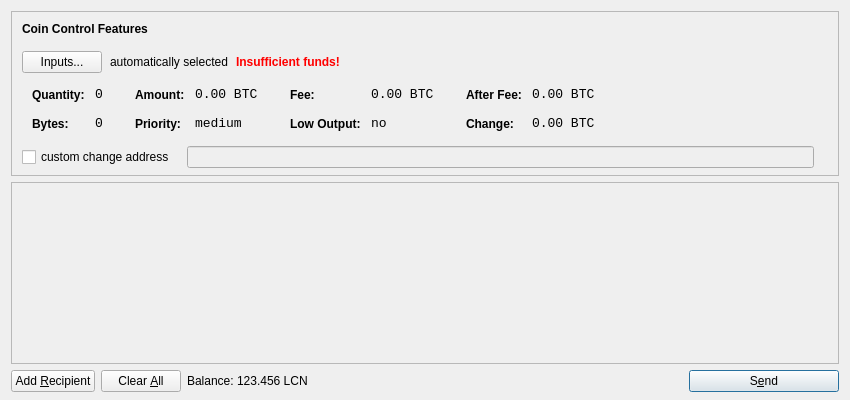
<?xml version="1.0" encoding="UTF-8"?>
<ui version="4.0">
 <class>SendCoinsDialog</class>
 <widget class="QDialog" name="SendCoinsDialog">
  <property name="geometry">
   <rect>
    <x>0</x>
    <y>0</y>
    <width>850</width>
    <height>400</height>
   </rect>
  </property>
  <property name="windowTitle">
   <string>Send Coins</string>
  </property>
  <layout class="QVBoxLayout" name="verticalLayout" stretch="0,1,0">
   <property name="bottomMargin">
    <number>8</number>
   </property>
   <item>
    <widget class="QFrame" name="frameCoinControl">
     <property name="sizePolicy">
      <sizepolicy hsizetype="Expanding" vsizetype="Expanding">
       <horstretch>0</horstretch>
       <verstretch>0</verstretch>
      </sizepolicy>
     </property>
     <property name="maximumSize">
      <size>
       <width>16777215</width>
       <height>16777215</height>
      </size>
     </property>
     <property name="frameShape">
      <enum>QFrame::StyledPanel</enum>
     </property>
     <property name="frameShadow">
      <enum>QFrame::Sunken</enum>
     </property>
     <layout class="QVBoxLayout" name="verticalLayoutCoinControl2">
      <property name="spacing">
       <number>-1</number>
      </property>
      <property name="leftMargin">
       <number>0</number>
      </property>
      <property name="topMargin">
       <number>0</number>
      </property>
      <property name="rightMargin">
       <number>0</number>
      </property>
      <property name="bottomMargin">
       <number>6</number>
      </property>
      <item>
       <layout class="QVBoxLayout" name="verticalLayoutCoinControl" stretch="0,0,0,0,1">
        <property name="spacing">
         <number>0</number>
        </property>
        <property name="leftMargin">
         <number>10</number>
        </property>
        <property name="topMargin">
         <number>10</number>
        </property>
        <item>
         <layout class="QHBoxLayout" name="horizontalLayoutCoinControl1">
          <property name="bottomMargin">
           <number>15</number>
          </property>
          <item>
           <widget class="QLabel" name="labelCoinControlFeatures">
            <property name="sizePolicy">
             <sizepolicy hsizetype="Preferred" vsizetype="Maximum">
              <horstretch>0</horstretch>
              <verstretch>0</verstretch>
             </sizepolicy>
            </property>
            <property name="font">
             <font>
              <weight>75</weight>
              <bold>true</bold>
             </font>
            </property>
            <property name="styleSheet">
             <string notr="true">font-weight:bold;</string>
            </property>
            <property name="text">
             <string>Coin Control Features</string>
            </property>
           </widget>
          </item>
         </layout>
        </item>
        <item>
         <layout class="QHBoxLayout" name="horizontalLayoutCoinControl2" stretch="0,0,0,0">
          <property name="spacing">
           <number>8</number>
          </property>
          <property name="bottomMargin">
           <number>10</number>
          </property>
          <item>
           <widget class="QPushButton" name="pushButtonCoinControl">
            <property name="styleSheet">
             <string notr="true"/>
            </property>
            <property name="text">
             <string>Inputs...</string>
            </property>
           </widget>
          </item>
          <item>
           <widget class="QLabel" name="labelCoinControlAutomaticallySelected">
            <property name="text">
             <string>automatically selected</string>
            </property>
            <property name="margin">
             <number>5</number>
            </property>
           </widget>
          </item>
          <item>
           <widget class="QLabel" name="labelCoinControlInsuffFunds">
            <property name="font">
             <font>
              <weight>75</weight>
              <bold>true</bold>
             </font>
            </property>
            <property name="styleSheet">
             <string notr="true">color:red;font-weight:bold;</string>
            </property>
            <property name="text">
             <string>Insufficient funds!</string>
            </property>
            <property name="margin">
             <number>5</number>
            </property>
           </widget>
          </item>
          <item>
           <spacer name="horizontalSpacerCoinControl">
            <property name="orientation">
             <enum>Qt::Horizontal</enum>
            </property>
            <property name="sizeHint" stdset="0">
             <size>
              <width>40</width>
              <height>1</height>
             </size>
            </property>
           </spacer>
          </item>
         </layout>
        </item>
        <item>
         <widget class="QWidget" name="widgetCoinControl" native="true">
          <property name="sizePolicy">
           <sizepolicy hsizetype="Preferred" vsizetype="Preferred">
            <horstretch>0</horstretch>
            <verstretch>0</verstretch>
           </sizepolicy>
          </property>
          <property name="minimumSize">
           <size>
            <width>0</width>
            <height>0</height>
           </size>
          </property>
          <property name="styleSheet">
           <string notr="true"/>
          </property>
          <layout class="QHBoxLayout" name="horizontalLayoutCoinControl5">
           <property name="margin">
            <number>0</number>
           </property>
           <item>
            <layout class="QHBoxLayout" name="horizontalLayoutCoinControl3" stretch="0,0,0,1">
             <property name="spacing">
              <number>20</number>
             </property>
             <property name="topMargin">
              <number>0</number>
             </property>
             <property name="bottomMargin">
              <number>10</number>
             </property>
             <item>
              <layout class="QFormLayout" name="formLayoutCoinControl1">
               <property name="horizontalSpacing">
                <number>10</number>
               </property>
               <property name="verticalSpacing">
                <number>14</number>
               </property>
               <property name="leftMargin">
                <number>10</number>
               </property>
               <property name="topMargin">
                <number>4</number>
               </property>
               <property name="rightMargin">
                <number>6</number>
               </property>
               <item row="0" column="0">
                <widget class="QLabel" name="labelCoinControlQuantityText">
                 <property name="styleSheet">
                  <string notr="true">font-weight:bold;</string>
                 </property>
                 <property name="text">
                  <string>Quantity:</string>
                 </property>
                 <property name="margin">
                  <number>0</number>
                 </property>
                </widget>
               </item>
               <item row="0" column="1">
                <widget class="QLabel" name="labelCoinControlQuantity">
                 <property name="font">
                  <font>
                   <family>Monospace</family>
                   <pointsize>10</pointsize>
                  </font>
                 </property>
                 <property name="cursor">
                  <cursorShape>IBeamCursor</cursorShape>
                 </property>
                 <property name="contextMenuPolicy">
                  <enum>Qt::ActionsContextMenu</enum>
                 </property>
                 <property name="text">
                  <string notr="true">0</string>
                 </property>
                 <property name="margin">
                  <number>0</number>
                 </property>
                 <property name="textInteractionFlags">
                  <set>Qt::LinksAccessibleByMouse|Qt::TextSelectableByKeyboard|Qt::TextSelectableByMouse</set>
                 </property>
                </widget>
               </item>
               <item row="1" column="0">
                <widget class="QLabel" name="labelCoinControlBytesText">
                 <property name="styleSheet">
                  <string notr="true">font-weight:bold;</string>
                 </property>
                 <property name="text">
                  <string>Bytes:</string>
                 </property>
                </widget>
               </item>
               <item row="1" column="1">
                <widget class="QLabel" name="labelCoinControlBytes">
                 <property name="font">
                  <font>
                   <family>Monospace</family>
                   <pointsize>10</pointsize>
                  </font>
                 </property>
                 <property name="cursor">
                  <cursorShape>IBeamCursor</cursorShape>
                 </property>
                 <property name="contextMenuPolicy">
                  <enum>Qt::ActionsContextMenu</enum>
                 </property>
                 <property name="text">
                  <string notr="true">0</string>
                 </property>
                 <property name="textInteractionFlags">
                  <set>Qt::LinksAccessibleByMouse|Qt::TextSelectableByKeyboard|Qt::TextSelectableByMouse</set>
                 </property>
                </widget>
               </item>
              </layout>
             </item>
             <item>
              <layout class="QFormLayout" name="formLayoutCoinControl2">
               <property name="horizontalSpacing">
                <number>10</number>
               </property>
               <property name="verticalSpacing">
                <number>14</number>
               </property>
               <property name="leftMargin">
                <number>6</number>
               </property>
               <property name="topMargin">
                <number>4</number>
               </property>
               <property name="rightMargin">
                <number>6</number>
               </property>
               <item row="0" column="0">
                <widget class="QLabel" name="labelCoinControlAmountText">
                 <property name="styleSheet">
                  <string notr="true">font-weight:bold;</string>
                 </property>
                 <property name="text">
                  <string>Amount:</string>
                 </property>
                 <property name="margin">
                  <number>0</number>
                 </property>
                </widget>
               </item>
               <item row="0" column="1">
                <widget class="QLabel" name="labelCoinControlAmount">
                 <property name="font">
                  <font>
                   <family>Monospace</family>
                   <pointsize>10</pointsize>
                  </font>
                 </property>
                 <property name="cursor">
                  <cursorShape>IBeamCursor</cursorShape>
                 </property>
                 <property name="contextMenuPolicy">
                  <enum>Qt::ActionsContextMenu</enum>
                 </property>
                 <property name="text">
                  <string notr="true">0.00 BTC</string>
                 </property>
                 <property name="textInteractionFlags">
                  <set>Qt::LinksAccessibleByMouse|Qt::TextSelectableByKeyboard|Qt::TextSelectableByMouse</set>
                 </property>
                </widget>
               </item>
               <item row="1" column="0">
                <widget class="QLabel" name="labelCoinControlPriorityText">
                 <property name="styleSheet">
                  <string notr="true">font-weight:bold;</string>
                 </property>
                 <property name="text">
                  <string>Priority:</string>
                 </property>
                </widget>
               </item>
               <item row="1" column="1">
                <widget class="QLabel" name="labelCoinControlPriority">
                 <property name="font">
                  <font>
                   <family>Monospace</family>
                   <pointsize>10</pointsize>
                  </font>
                 </property>
                 <property name="cursor">
                  <cursorShape>IBeamCursor</cursorShape>
                 </property>
                 <property name="contextMenuPolicy">
                  <enum>Qt::ActionsContextMenu</enum>
                 </property>
                 <property name="text">
                  <string>medium</string>
                 </property>
                 <property name="textInteractionFlags">
                  <set>Qt::LinksAccessibleByMouse|Qt::TextSelectableByKeyboard|Qt::TextSelectableByMouse</set>
                 </property>
                </widget>
               </item>
              </layout>
             </item>
             <item>
              <layout class="QFormLayout" name="formLayoutCoinControl3">
               <property name="horizontalSpacing">
                <number>10</number>
               </property>
               <property name="verticalSpacing">
                <number>14</number>
               </property>
               <property name="leftMargin">
                <number>6</number>
               </property>
               <property name="topMargin">
                <number>4</number>
               </property>
               <property name="rightMargin">
                <number>6</number>
               </property>
               <item row="0" column="0">
                <widget class="QLabel" name="labelCoinControlFeeText">
                 <property name="styleSheet">
                  <string notr="true">font-weight:bold;</string>
                 </property>
                 <property name="text">
                  <string>Fee:</string>
                 </property>
                 <property name="margin">
                  <number>0</number>
                 </property>
                </widget>
               </item>
               <item row="0" column="1">
                <widget class="QLabel" name="labelCoinControlFee">
                 <property name="font">
                  <font>
                   <family>Monospace</family>
                   <pointsize>10</pointsize>
                  </font>
                 </property>
                 <property name="cursor">
                  <cursorShape>IBeamCursor</cursorShape>
                 </property>
                 <property name="contextMenuPolicy">
                  <enum>Qt::ActionsContextMenu</enum>
                 </property>
                 <property name="text">
                  <string notr="true">0.00 BTC</string>
                 </property>
                 <property name="textInteractionFlags">
                  <set>Qt::LinksAccessibleByMouse|Qt::TextSelectableByKeyboard|Qt::TextSelectableByMouse</set>
                 </property>
                </widget>
               </item>
               <item row="1" column="0">
                <widget class="QLabel" name="labelCoinControlLowOutputText">
                 <property name="styleSheet">
                  <string notr="true">font-weight:bold;</string>
                 </property>
                 <property name="text">
                  <string>Low Output:</string>
                 </property>
                </widget>
               </item>
               <item row="1" column="1">
                <widget class="QLabel" name="labelCoinControlLowOutput">
                 <property name="font">
                  <font>
                   <family>Monospace</family>
                   <pointsize>10</pointsize>
                  </font>
                 </property>
                 <property name="cursor">
                  <cursorShape>IBeamCursor</cursorShape>
                 </property>
                 <property name="contextMenuPolicy">
                  <enum>Qt::ActionsContextMenu</enum>
                 </property>
                 <property name="text">
                  <string>no</string>
                 </property>
                 <property name="textInteractionFlags">
                  <set>Qt::LinksAccessibleByMouse|Qt::TextSelectableByKeyboard|Qt::TextSelectableByMouse</set>
                 </property>
                </widget>
               </item>
              </layout>
             </item>
             <item>
              <layout class="QFormLayout" name="formLayoutCoinControl4">
               <property name="horizontalSpacing">
                <number>10</number>
               </property>
               <property name="verticalSpacing">
                <number>14</number>
               </property>
               <property name="leftMargin">
                <number>6</number>
               </property>
               <property name="topMargin">
                <number>4</number>
               </property>
               <property name="rightMargin">
                <number>6</number>
               </property>
               <item row="0" column="0">
                <widget class="QLabel" name="labelCoinControlAfterFeeText">
                 <property name="styleSheet">
                  <string notr="true">font-weight:bold;</string>
                 </property>
                 <property name="text">
                  <string>After Fee:</string>
                 </property>
                 <property name="margin">
                  <number>0</number>
                 </property>
                </widget>
               </item>
               <item row="0" column="1">
                <widget class="QLabel" name="labelCoinControlAfterFee">
                 <property name="font">
                  <font>
                   <family>Monospace</family>
                   <pointsize>10</pointsize>
                  </font>
                 </property>
                 <property name="cursor">
                  <cursorShape>IBeamCursor</cursorShape>
                 </property>
                 <property name="contextMenuPolicy">
                  <enum>Qt::ActionsContextMenu</enum>
                 </property>
                 <property name="text">
                  <string notr="true">0.00 BTC</string>
                 </property>
                 <property name="textInteractionFlags">
                  <set>Qt::LinksAccessibleByMouse|Qt::TextSelectableByKeyboard|Qt::TextSelectableByMouse</set>
                 </property>
                </widget>
               </item>
               <item row="1" column="0">
                <widget class="QLabel" name="labelCoinControlChangeText">
                 <property name="styleSheet">
                  <string notr="true">font-weight:bold;</string>
                 </property>
                 <property name="text">
                  <string>Change:</string>
                 </property>
                </widget>
               </item>
               <item row="1" column="1">
                <widget class="QLabel" name="labelCoinControlChange">
                 <property name="font">
                  <font>
                   <family>Monospace</family>
                   <pointsize>10</pointsize>
                  </font>
                 </property>
                 <property name="cursor">
                  <cursorShape>IBeamCursor</cursorShape>
                 </property>
                 <property name="contextMenuPolicy">
                  <enum>Qt::ActionsContextMenu</enum>
                 </property>
                 <property name="text">
                  <string notr="true">0.00 BTC</string>
                 </property>
                 <property name="textInteractionFlags">
                  <set>Qt::LinksAccessibleByMouse|Qt::TextSelectableByKeyboard|Qt::TextSelectableByMouse</set>
                 </property>
                </widget>
               </item>
              </layout>
             </item>
            </layout>
           </item>
          </layout>
         </widget>
        </item>
        <item>
         <layout class="QHBoxLayout" name="horizontalLayoutCoinControl4" stretch="0,0,0">
          <property name="spacing">
           <number>12</number>
          </property>
          <property name="sizeConstraint">
           <enum>QLayout::SetDefaultConstraint</enum>
          </property>
          <property name="topMargin">
           <number>5</number>
          </property>
          <property name="rightMargin">
           <number>5</number>
          </property>
          <item>
           <widget class="QCheckBox" name="checkBoxCoinControlChange">
            <property name="text">
             <string>custom change address</string>
            </property>
           </widget>
          </item>
          <item>
           <widget class="QLineEdit" name="lineEditCoinControlChange">
            <property name="enabled">
             <bool>false</bool>
            </property>
            <property name="sizePolicy">
             <sizepolicy hsizetype="Expanding" vsizetype="Fixed">
              <horstretch>0</horstretch>
              <verstretch>0</verstretch>
             </sizepolicy>
            </property>
           </widget>
          </item>
          <item>
           <widget class="QLabel" name="labelCoinControlChangeLabel">
            <property name="sizePolicy">
             <sizepolicy hsizetype="Preferred" vsizetype="Expanding">
              <horstretch>0</horstretch>
              <verstretch>0</verstretch>
             </sizepolicy>
            </property>
            <property name="minimumSize">
             <size>
              <width>0</width>
              <height>0</height>
             </size>
            </property>
            <property name="text">
             <string/>
            </property>
            <property name="margin">
             <number>3</number>
            </property>
           </widget>
          </item>
         </layout>
        </item>
        <item>
         <spacer name="verticalSpacerCoinControl">
          <property name="orientation">
           <enum>Qt::Vertical</enum>
          </property>
          <property name="sizeHint" stdset="0">
           <size>
            <width>800</width>
            <height>1</height>
           </size>
          </property>
         </spacer>
        </item>
       </layout>
      </item>
     </layout>
    </widget>
   </item>
   <item>
    <widget class="QScrollArea" name="scrollArea">
     <property name="widgetResizable">
      <bool>true</bool>
     </property>
     <widget class="QWidget" name="scrollAreaWidgetContents">
      <property name="geometry">
       <rect>
        <x>0</x>
        <y>0</y>
        <width>830</width>
        <height>165</height>
       </rect>
      </property>
      <layout class="QVBoxLayout" name="verticalLayout_2">
       <property name="margin">
        <number>0</number>
       </property>
       <item>
        <layout class="QVBoxLayout" name="entries">
         <property name="spacing">
          <number>6</number>
         </property>
        </layout>
       </item>
       <item>
        <spacer name="verticalSpacer">
         <property name="orientation">
          <enum>Qt::Vertical</enum>
         </property>
         <property name="sizeHint" stdset="0">
          <size>
           <width>20</width>
           <height>40</height>
          </size>
         </property>
        </spacer>
       </item>
      </layout>
     </widget>
    </widget>
   </item>
   <item>
    <layout class="QHBoxLayout" name="horizontalLayout">
     <item>
      <widget class="QPushButton" name="addButton">
       <property name="toolTip">
        <string>Send to multiple recipients at once</string>
       </property>
       <property name="text">
        <string>Add &amp;Recipient</string>
       </property>
       <property name="icon">
        <iconset resource="../bitcoin.qrc">
         <normaloff>:/icons/add</normaloff>:/icons/add</iconset>
       </property>
       <property name="autoDefault">
        <bool>false</bool>
       </property>
      </widget>
     </item>
     <item>
      <widget class="QPushButton" name="clearButton">
       <property name="sizePolicy">
        <sizepolicy hsizetype="Minimum" vsizetype="Fixed">
         <horstretch>0</horstretch>
         <verstretch>0</verstretch>
        </sizepolicy>
       </property>
       <property name="toolTip">
        <string>Remove all transaction fields</string>
       </property>
       <property name="text">
        <string>Clear &amp;All</string>
       </property>
       <property name="icon">
        <iconset resource="../bitcoin.qrc">
         <normaloff>:/icons/remove</normaloff>:/icons/remove</iconset>
       </property>
       <property name="autoRepeatDelay">
        <number>300</number>
       </property>
       <property name="autoDefault">
        <bool>false</bool>
       </property>
      </widget>
     </item>
     <item>
      <layout class="QHBoxLayout" name="horizontalLayout_2">
       <property name="spacing">
        <number>3</number>
       </property>
       <item>
        <widget class="QLabel" name="label">
         <property name="text">
          <string>Balance:</string>
         </property>
        </widget>
       </item>
       <item>
        <widget class="QLabel" name="labelBalance">
         <property name="cursor">
          <cursorShape>IBeamCursor</cursorShape>
         </property>
         <property name="text">
          <string>123.456 LCN</string>
         </property>
         <property name="textInteractionFlags">
          <set>Qt::LinksAccessibleByMouse|Qt::TextSelectableByKeyboard|Qt::TextSelectableByMouse</set>
         </property>
        </widget>
       </item>
      </layout>
     </item>
     <item>
      <spacer name="horizontalSpacer">
       <property name="orientation">
        <enum>Qt::Horizontal</enum>
       </property>
       <property name="sizeHint" stdset="0">
        <size>
         <width>40</width>
         <height>20</height>
        </size>
       </property>
      </spacer>
     </item>
     <item>
      <widget class="QPushButton" name="sendButton">
       <property name="minimumSize">
        <size>
         <width>150</width>
         <height>0</height>
        </size>
       </property>
       <property name="toolTip">
        <string>Confirm the send action</string>
       </property>
       <property name="text">
        <string>S&amp;end</string>
       </property>
       <property name="icon">
        <iconset resource="../bitcoin.qrc">
         <normaloff>:/icons/send</normaloff>:/icons/send</iconset>
       </property>
       <property name="default">
        <bool>true</bool>
       </property>
      </widget>
     </item>
    </layout>
   </item>
  </layout>
 </widget>
 <resources>
  <include location="../bitcoin.qrc"/>
 </resources>
 <connections/>
</ui>
